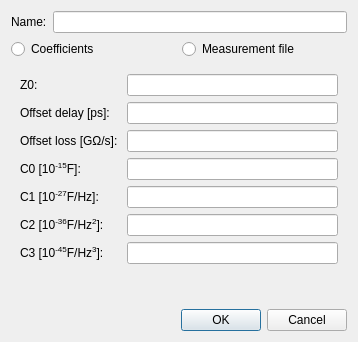
<?xml version="1.0" encoding="UTF-8"?>
<ui version="4.0">
 <class>CalStandardOpenEditDialog</class>
 <widget class="QDialog" name="CalStandardOpenEditDialog">
  <property name="geometry">
   <rect>
    <x>0</x>
    <y>0</y>
    <width>358</width>
    <height>342</height>
   </rect>
  </property>
  <property name="windowTitle">
   <string>Edit Open Standard</string>
  </property>
  <property name="modal">
   <bool>true</bool>
  </property>
  <layout class="QVBoxLayout" name="verticalLayout_2">
   <item>
    <layout class="QFormLayout" name="formLayout_2">
     <item row="0" column="0">
      <widget class="QLabel" name="label">
       <property name="text">
        <string>Name:</string>
       </property>
      </widget>
     </item>
     <item row="0" column="1">
      <widget class="QLineEdit" name="name"/>
     </item>
    </layout>
   </item>
   <item>
    <layout class="QHBoxLayout" name="horizontalLayout">
     <item>
      <widget class="QRadioButton" name="coefficients">
       <property name="text">
        <string>Coefficients</string>
       </property>
       <attribute name="buttonGroup">
        <string notr="true">buttonGroup</string>
       </attribute>
      </widget>
     </item>
     <item>
      <widget class="QRadioButton" name="measurement">
       <property name="text">
        <string>Measurement file</string>
       </property>
       <attribute name="buttonGroup">
        <string notr="true">buttonGroup</string>
       </attribute>
      </widget>
     </item>
    </layout>
   </item>
   <item>
    <widget class="QStackedWidget" name="stackedWidget">
     <property name="currentIndex">
      <number>0</number>
     </property>
     <widget class="QWidget" name="page">
      <layout class="QFormLayout" name="formLayout">
       <item row="0" column="0">
        <widget class="QLabel" name="label_15">
         <property name="text">
          <string>Z0:</string>
         </property>
        </widget>
       </item>
       <item row="0" column="1">
        <widget class="SIUnitEdit" name="Z0">
         <property name="enabled">
          <bool>true</bool>
         </property>
        </widget>
       </item>
       <item row="1" column="0">
        <widget class="QLabel" name="label_4">
         <property name="text">
          <string>Offset delay [ps]:</string>
         </property>
        </widget>
       </item>
       <item row="1" column="1">
        <widget class="SIUnitEdit" name="delay"/>
       </item>
       <item row="2" column="0">
        <widget class="QLabel" name="label_5">
         <property name="text">
          <string>Offset loss [GΩ/s]: </string>
         </property>
        </widget>
       </item>
       <item row="2" column="1">
        <widget class="SIUnitEdit" name="loss"/>
       </item>
       <item row="3" column="0">
        <widget class="QLabel" name="label_6">
         <property name="text">
          <string>C0 [10&lt;sup&gt;-15&lt;/sup&gt;F]:</string>
         </property>
        </widget>
       </item>
       <item row="3" column="1">
        <widget class="SIUnitEdit" name="C0"/>
       </item>
       <item row="4" column="0">
        <widget class="QLabel" name="label_7">
         <property name="text">
          <string>C1 [10&lt;sup&gt;-27&lt;/sup&gt;F/Hz]:</string>
         </property>
        </widget>
       </item>
       <item row="4" column="1">
        <widget class="SIUnitEdit" name="C1"/>
       </item>
       <item row="5" column="0">
        <widget class="QLabel" name="label_8">
         <property name="text">
          <string>C2 [10&lt;sup&gt;-36&lt;/sup&gt;F/Hz&lt;sup&gt;2&lt;/sup&gt;]:</string>
         </property>
        </widget>
       </item>
       <item row="5" column="1">
        <widget class="SIUnitEdit" name="C2"/>
       </item>
       <item row="6" column="0">
        <widget class="QLabel" name="label_9">
         <property name="text">
          <string>&lt;html&gt;&lt;head/&gt;&lt;body&gt;&lt;p&gt;C3 [10&lt;span style=&quot; vertical-align:super;&quot;&gt;-45&lt;/span&gt;F/Hz&lt;span style=&quot; vertical-align:super;&quot;&gt;3&lt;/span&gt;]:&lt;/p&gt;&lt;/body&gt;&lt;/html&gt;</string>
         </property>
        </widget>
       </item>
       <item row="6" column="1">
        <widget class="SIUnitEdit" name="C3"/>
       </item>
      </layout>
     </widget>
     <widget class="QWidget" name="page_2">
      <layout class="QVBoxLayout" name="verticalLayout" stretch="0,0,1">
       <item>
        <widget class="QLabel" name="measurementLabel">
         <property name="text">
          <string/>
         </property>
        </widget>
       </item>
       <item>
        <widget class="QPushButton" name="updateFile">
         <property name="enabled">
          <bool>false</bool>
         </property>
         <property name="text">
          <string>Update from file</string>
         </property>
        </widget>
       </item>
       <item>
        <widget class="TouchstoneImport" name="touchstoneImport" native="true"/>
       </item>
      </layout>
     </widget>
    </widget>
   </item>
   <item>
    <widget class="QDialogButtonBox" name="buttonBox">
     <property name="orientation">
      <enum>Qt::Horizontal</enum>
     </property>
     <property name="standardButtons">
      <set>QDialogButtonBox::Cancel|QDialogButtonBox::Ok</set>
     </property>
    </widget>
   </item>
  </layout>
 </widget>
 <customwidgets>
  <customwidget>
   <class>SIUnitEdit</class>
   <extends>QLineEdit</extends>
   <header>CustomWidgets/siunitedit.h</header>
  </customwidget>
  <customwidget>
   <class>TouchstoneImport</class>
   <extends>QWidget</extends>
   <header>CustomWidgets/touchstoneimport.h</header>
   <container>1</container>
  </customwidget>
 </customwidgets>
 <resources/>
 <connections>
  <connection>
   <sender>buttonBox</sender>
   <signal>accepted()</signal>
   <receiver>CalStandardOpenEditDialog</receiver>
   <slot>accept()</slot>
   <hints>
    <hint type="sourcelabel">
     <x>248</x>
     <y>254</y>
    </hint>
    <hint type="destinationlabel">
     <x>157</x>
     <y>274</y>
    </hint>
   </hints>
  </connection>
  <connection>
   <sender>buttonBox</sender>
   <signal>rejected()</signal>
   <receiver>CalStandardOpenEditDialog</receiver>
   <slot>reject()</slot>
   <hints>
    <hint type="sourcelabel">
     <x>316</x>
     <y>260</y>
    </hint>
    <hint type="destinationlabel">
     <x>286</x>
     <y>274</y>
    </hint>
   </hints>
  </connection>
 </connections>
 <buttongroups>
  <buttongroup name="buttonGroup"/>
 </buttongroups>
</ui>
